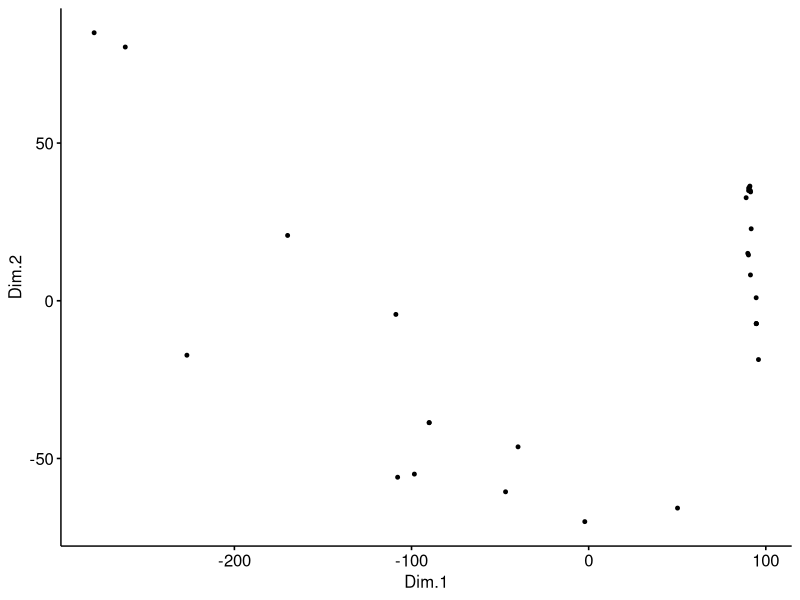
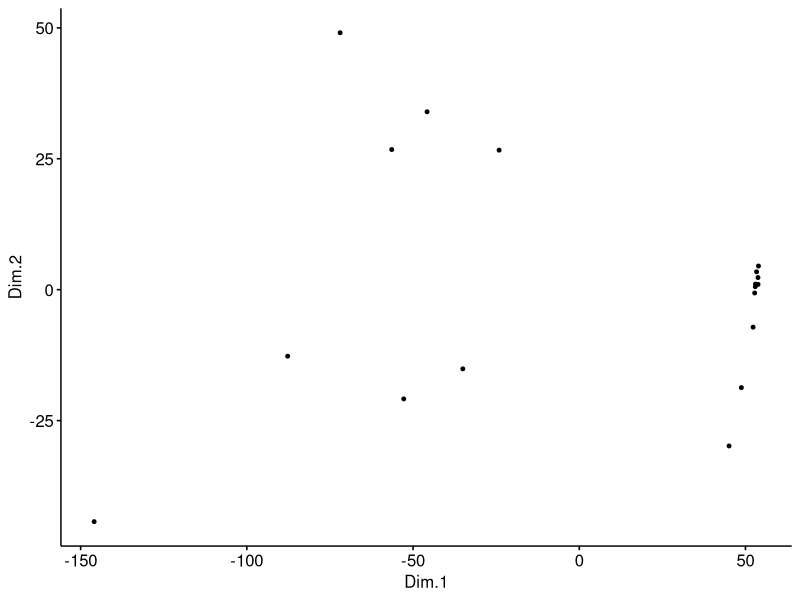
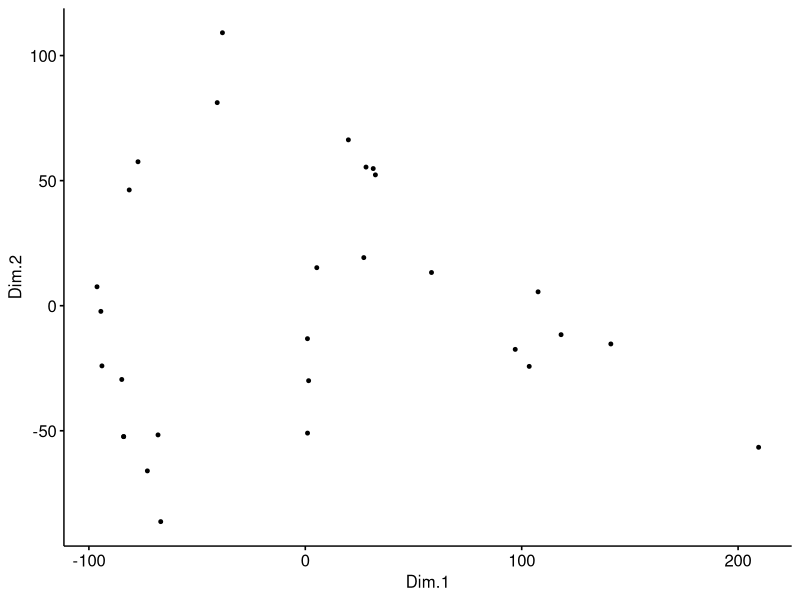
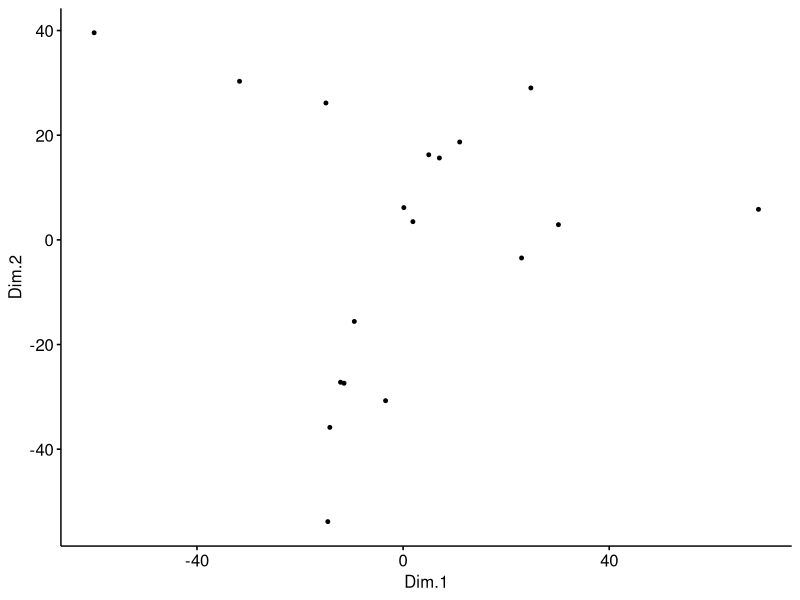
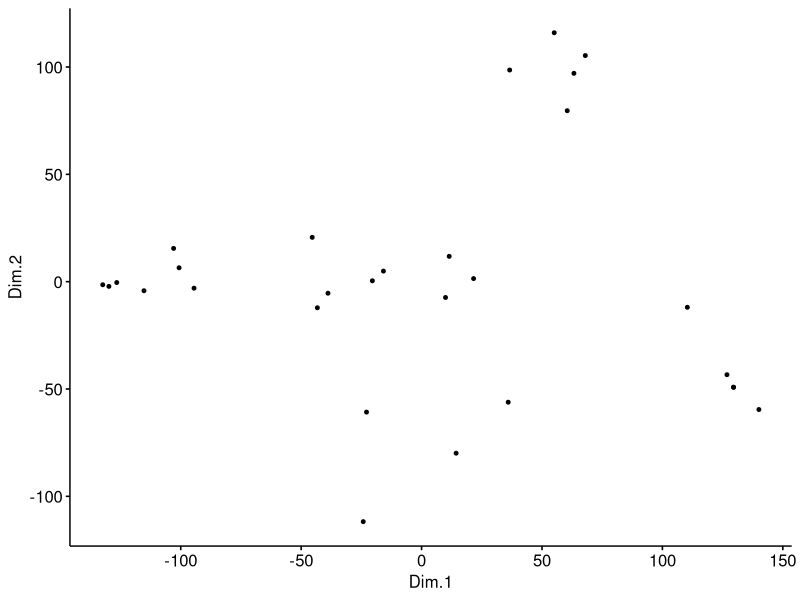
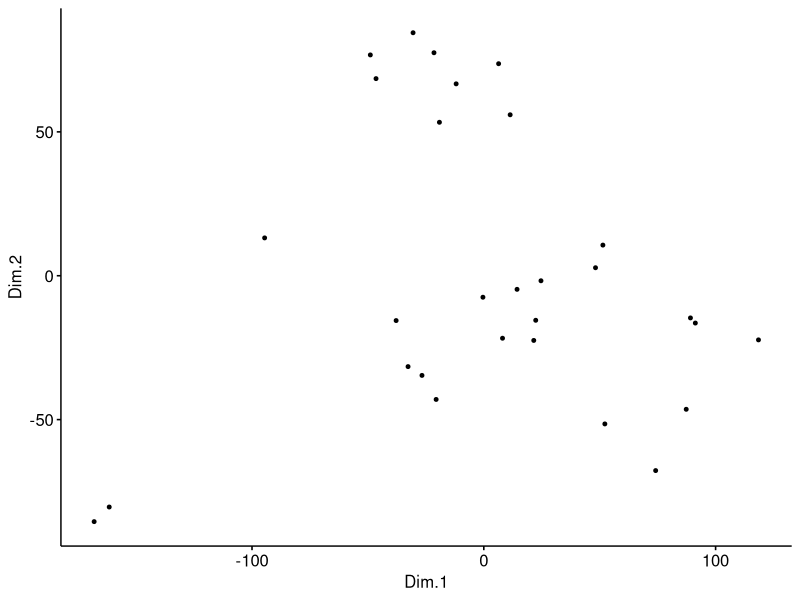
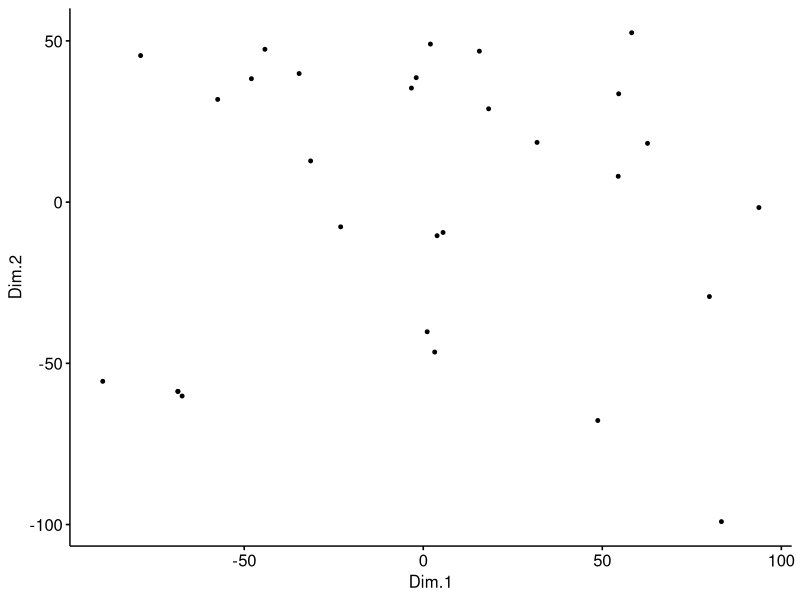
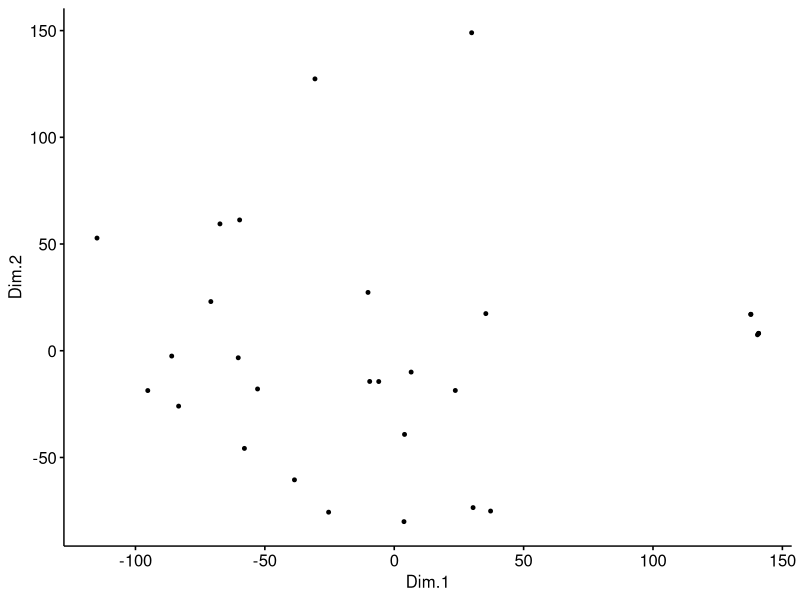

Here is the R script that generated these plots, in order:
## ---- chunk 1
options(ggrepel.max.overlaps = Inf)
df <- read.csv("stage1_unal0.csv")
df
## ---- chunk 2
# add the rownames as a proper column
rownames(df) <- NULL
df
## ---- chunk 3

rownames(df) 
## ---- chunk 4
vec <- colnames(df)
vec <- vec[-1]
vec
## ---- chunk 5
library(magrittr)
library(dplyr)
library(ggpubr)
# Cmpute MDS
mds <- df %>%
  dist() %>%          
  cmdscale() %>%
  as_tibble()
colnames(mds) <- c("Dim.1", "Dim.2")
# Plot MDS
mds$label <- vec
ggscatter(mds, x = "Dim.1", y = "Dim.2", 
          size = 1,
          repel = TRUE) + 
  ggrepel::geom_text_repel(
    aes(label = if_else(label %in% c('top1', 'top2', 'top3', "top4", "bottom1", "bottom2", "bottom3", "bottom4"), label, "")) 
  )

## ---- chunk 6
options(ggrepel.max.overlaps = Inf)
df <- read.csv("stage2_unal0.csv")
df
## ---- chunk 7
rownames(df) <- NULL
vec <- colnames(df)
vec <- vec[-1]
library(magrittr)
library(dplyr)
library(ggpubr)
# Cmpute MDS
mds <- df %>%
  dist() %>%          
  cmdscale() %>%
  as_tibble()
colnames(mds) <- c("Dim.1", "Dim.2")
# Plot MDS
mds$label <- vec
ggscatter(mds, x = "Dim.1", y = "Dim.2", 
          size = 1,
          repel = TRUE) + 
  ggrepel::geom_text_repel(
    aes(label = if_else(label %in% c('top1', 'top2', 'top3', "top4", "bottom1", "bottom2", "bottom3", "bottom4"), label, "")) 
  )
## ---- chunk 8
options(ggrepel.max.overlaps = Inf)
df <- read.csv("stage3_unal0.csv")
rownames(df) <- NULL
vec <- colnames(df)
vec <- vec[-1]
library(magrittr)
library(dplyr)
library(ggpubr)
# Cmpute MDS
mds <- df %>%
  dist() %>%          
  cmdscale() %>%
  as_tibble()
colnames(mds) <- c("Dim.1", "Dim.2")
# Plot MDS
mds$label <- vec
ggscatter(mds, x = "Dim.1", y = "Dim.2", 
          size = 1,
          repel = TRUE) + 
  ggrepel::geom_text_repel(
    aes(label = if_else(label %in% c('top1', 'top2', 'top3', "top4", "bottom1", "bottom2", "bottom3", "bottom4"), label, "")) 
  )
## ---- chunk 9
options(ggrepel.max.overlaps = Inf)
df <- read.csv("stage4_unal0.csv")
rownames(df) <- NULL
vec <- colnames(df)
vec <- vec[-1]
library(magrittr)
library(dplyr)
library(ggpubr)
# Cmpute MDS
mds <- df %>%
  dist() %>%          
  cmdscale() %>%
  as_tibble()
colnames(mds) <- c("Dim.1", "Dim.2")
# Plot MDS
mds$label <- vec
ggscatter(mds, x = "Dim.1", y = "Dim.2", 
          size = 1,
          repel = TRUE) + 
  ggrepel::geom_text_repel(
    aes(label = if_else(label %in% c('top1', 'top2', 'top3', "top4", "bottom1", "bottom2", "bottom3", "bottom4"), label, "")) 
  )
## ---- chunk 10
options(ggrepel.max.overlaps = Inf)
df <- read.csv("stage1_unal1.csv")
rownames(df) <- NULL
vec <- colnames(df)
vec <- vec[-1]
library(magrittr)
library(dplyr)
library(ggpubr)
# Cmpute MDS
mds <- df %>%
  dist() %>%          
  cmdscale() %>%
  as_tibble()
colnames(mds) <- c("Dim.1", "Dim.2")
# Plot MDS
mds$label <- vec
ggscatter(mds, x = "Dim.1", y = "Dim.2", 
          size = 1,
          repel = TRUE) + 
  ggrepel::geom_text_repel(
    aes(label = if_else(label %in% c('top1', 'top2', 'top3', "top4", "bottom1", "bottom2", "bottom3", "bottom4"), label, "")) 
  )
## ---- chunk 11
options(ggrepel.max.overlaps = Inf)
df <- read.csv("stage2_unal1.csv")
rownames(df) <- NULL
vec <- colnames(df)
vec <- vec[-1]
library(magrittr)
library(dplyr)
library(ggpubr)
# Cmpute MDS
mds <- df %>%
  dist() %>%          
  cmdscale() %>%
  as_tibble()
colnames(mds) <- c("Dim.1", "Dim.2")
# Plot MDS
mds$label <- vec
ggscatter(mds, x = "Dim.1", y = "Dim.2", 
          size = 1,
          repel = TRUE) + 
  ggrepel::geom_text_repel(
    aes(label = if_else(label %in% c('top1', 'top2', 'top3', "top4", "bottom1", "bottom2", "bottom3", "bottom4"), label, "")) 
  )
## ---- chunk 12
options(ggrepel.max.overlaps = Inf)
df <- read.csv("stage3_unal1.csv")
rownames(df) <- NULL
vec <- colnames(df)
vec <- vec[-1]
library(magrittr)
library(dplyr)
library(ggpubr)
# Cmpute MDS
mds <- df %>%
  dist() %>%          
  cmdscale() %>%
  as_tibble()
colnames(mds) <- c("Dim.1", "Dim.2")
# Plot MDS
mds$label <- vec
ggscatter(mds, x = "Dim.1", y = "Dim.2", 
          size = 1,
          repel = TRUE) + 
  ggrepel::geom_text_repel(
    aes(label = if_else(label %in% c('top1', 'top2', 'top3', "top4", "bottom1", "bottom2", "bottom3", "bottom4"), label, "")) 
  )
## ---- chunk 13
options(ggrepel.max.overlaps = Inf)
df <- read.csv("stage4_unal1.csv")
rownames(df) <- NULL
vec <- colnames(df)
vec <- vec[-1]
library(magrittr)
library(dplyr)
library(ggpubr)
# Cmpute MDS
mds <- df %>%
  dist() %>%          
  cmdscale() %>%
  as_tibble()
colnames(mds) <- c("Dim.1", "Dim.2")
# Plot MDS
mds$label <- vec
ggscatter(mds, x = "Dim.1", y = "Dim.2", 
          size = 1,
          repel = TRUE) + 
  ggrepel::geom_text_repel(
    aes(label = if_else(label %in% c('top1', 'top2', 'top3', "top4", "bottom1", "bottom2", "bottom3", "bottom4"), label, "")) 
  )
## ---- chunk 14
options(ggrepel.max.overlaps = Inf)
df <- read.csv("stage1_unal0_map.csv")
rownames(df) <- NULL
vec <- colnames(df)
vec <- vec[-1]
library(magrittr)
library(dplyr)
library(ggpubr)
# Cmpute MDS
mds <- df %>%
  dist() %>%          
  cmdscale() %>%
  as_tibble()
colnames(mds) <- c("Dim.1", "Dim.2")
# Plot MDS
mds$label <- vec
ggscatter(mds, x = "Dim.1", y = "Dim.2", title = "Stage 1 UNAL 0 No Transparency Maps",
          size = 1,
          repel = TRUE) + 
  ggrepel::geom_text_repel(
    aes(label = if_else(label %in% c('top1', 'top2', 'top3', "top4", "bottom1", "bottom2", "bottom3", "bottom4"), label, "")) 
  )
## ---- chunk 15
options(ggrepel.max.overlaps = Inf)
df <- read.csv("stage2_unal0_map.csv")
rownames(df) <- NULL
vec <- colnames(df)
vec <- vec[-1]
library(magrittr)
library(dplyr)
library(ggpubr)
# Cmpute MDS
mds <- df %>%
  dist() %>%          
  cmdscale() %>%
  as_tibble()
colnames(mds) <- c("Dim.1", "Dim.2")
# Plot MDS
mds$label <- vec
ggscatter(mds, x = "Dim.1", y = "Dim.2", title = "Stage 2 UNAL 0 No Transparency Maps",
          size = 1,
          repel = TRUE) + 
  ggrepel::geom_text_repel(
    aes(label = if_else(label %in% c('top1', 'top2', 'top3', "top4", "bottom1", "bottom2", "bottom3", "bottom4"), label, "")) 
  )
## ---- chunk 16
options(ggrepel.max.overlaps = Inf)
df <- read.csv("stage3_unal0_map.csv")
rownames(df) <- NULL
vec <- colnames(df)
vec <- vec[-1]
library(magrittr)
library(dplyr)
library(ggpubr)
# Cmpute MDS
mds <- df %>%
  dist() %>%          
  cmdscale() %>%
  as_tibble()
colnames(mds) <- c("Dim.1", "Dim.2")
# Plot MDS
mds$label <- vec
ggscatter(mds, x = "Dim.1", y = "Dim.2", title = "Stage 3 UNAL 0 No Transparency Maps",
          size = 1,
          repel = TRUE) + 
  ggrepel::geom_text_repel(
    aes(label = if_else(label %in% c('top1', 'top2', 'top3', "top4", "bottom1", "bottom2", "bottom3", "bottom4"), label, "")) 
  )
## ---- chunk 17
options(ggrepel.max.overlaps = Inf)
df <- read.csv("stage4_unal0_map.csv")
rownames(df) <- NULL
vec <- colnames(df)
vec <- vec[-1]
library(magrittr)
library(dplyr)
library(ggpubr)
# Cmpute MDS
mds <- df %>%
  dist() %>%          
  cmdscale() %>%
  as_tibble()
colnames(mds) <- c("Dim.1", "Dim.2")
# Plot MDS
mds$label <- vec
ggscatter(mds, x = "Dim.1", y = "Dim.2",  title = "Stage 4 UNAL 0 No Transparency Maps",
          size = 1,
          repel = TRUE) + 
  ggrepel::geom_text_repel(
    aes(label = if_else(label %in% c('top1', 'top2', 'top3', "top4", "bottom1", "bottom2", "bottom3", "bottom4"), label, "")) 
  )
## ---- chunk 18
options(ggrepel.max.overlaps = Inf)
df <- read.csv("stage1_unal1_map.csv")
rownames(df) <- NULL
vec <- colnames(df)
vec <- vec[-1]
library(magrittr)
library(dplyr)
library(ggpubr)
# Cmpute MDS
mds <- df %>%
  dist() %>%          
  cmdscale() %>%
  as_tibble()
colnames(mds) <- c("Dim.1", "Dim.2")
# Plot MDS
mds$label <- vec
ggscatter(mds, x = "Dim.1", y = "Dim.2", title = "Stage 1 UNAL 1 No Transparency Maps", 
          size = 1,
          repel = TRUE) + 
  ggrepel::geom_text_repel(
    aes(label = if_else(label %in% c('top1', 'top2', 'top3', "top4", "bottom1", "bottom2", "bottom3", "bottom4"), label, "")) 
  )
## ---- chunk 19
options(ggrepel.max.overlaps = Inf)
df <- read.csv("stage2_unal1_map.csv")
rownames(df) <- NULL
vec <- colnames(df)
vec <- vec[-1]
library(magrittr)
library(dplyr)
library(ggpubr)
# Cmpute MDS
mds <- df %>%
  dist() %>%          
  cmdscale() %>%
  as_tibble()
colnames(mds) <- c("Dim.1", "Dim.2")
# Plot MDS
mds$label <- vec
ggscatter(mds, x = "Dim.1", y = "Dim.2", title = "Stage 2 UNAL 1 No Transparency Maps",
          size = 1,
          repel = TRUE) + 
  ggrepel::geom_text_repel(
    aes(label = if_else(label %in% c('top1', 'top2', 'top3', "top4", "bottom1", "bottom2", "bottom3", "bottom4"), label, "")) 
  )
## ---- chunk 20
options(ggrepel.max.overlaps = Inf)
df <- read.csv("stage3_unal1_map.csv")
rownames(df) <- NULL
vec <- colnames(df)
vec <- vec[-1]
library(magrittr)
library(dplyr)
library(ggpubr)
# Cmpute MDS
mds <- df %>%
  dist() %>%          
  cmdscale() %>%
  as_tibble()
colnames(mds) <- c("Dim.1", "Dim.2")
# Plot MDS
mds$label <- vec
ggscatter(mds, x = "Dim.1", y = "Dim.2", title = "Stage 3 UNAL 1 No Transparency Maps",
          size = 1,
          repel = TRUE) + 
  ggrepel::geom_text_repel(
    aes(label = if_else(label %in% c('top1', 'top2', 'top3', "top4", "bottom1", "bottom2", "bottom3", "bottom4"), label, "")) 
  )
## ---- chunk 21
options(ggrepel.max.overlaps = Inf)
df <- read.csv("stage4_unal1_map.csv")
rownames(df) <- NULL
vec <- colnames(df)
vec <- vec[-1]
library(magrittr)
library(dplyr)
library(ggpubr)
# Cmpute MDS
mds <- df %>%
  dist() %>%          
  cmdscale() %>%
  as_tibble()
colnames(mds) <- c("Dim.1", "Dim.2")
# Plot MDS
mds$label <- vec
ggscatter(mds, x = "Dim.1", y = "Dim.2", title = "Stage 4 UNAL 1 No Transparency Maps",
          size = 1,
          repel = TRUE) + 
  ggrepel::geom_text_repel(
    aes(label = if_else(label %in% c('top1', 'top2', 'top3', "top4", "bottom1", "bottom2", "bottom3", "bottom4"), label, "")) 
  )
